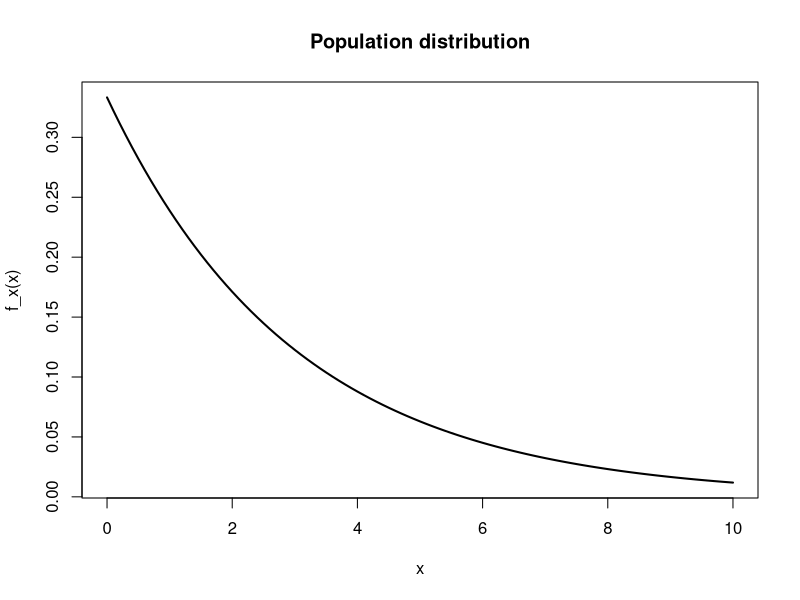
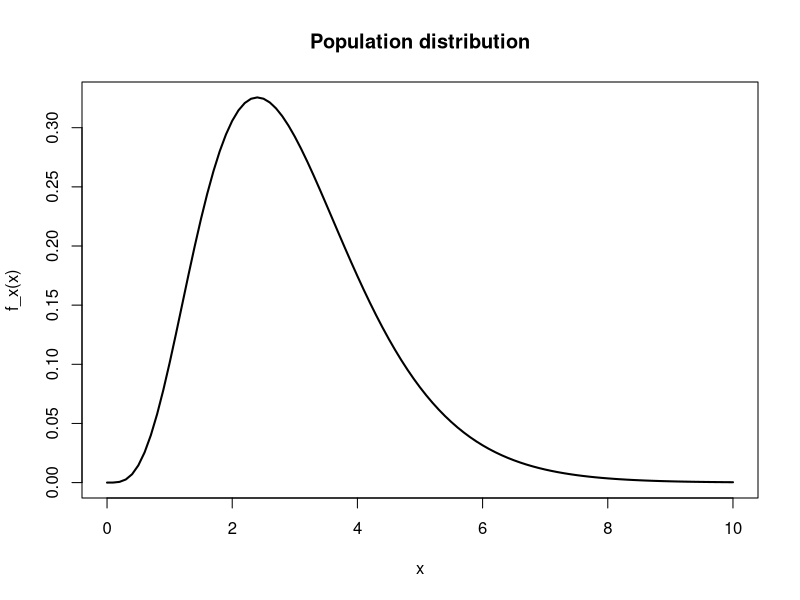
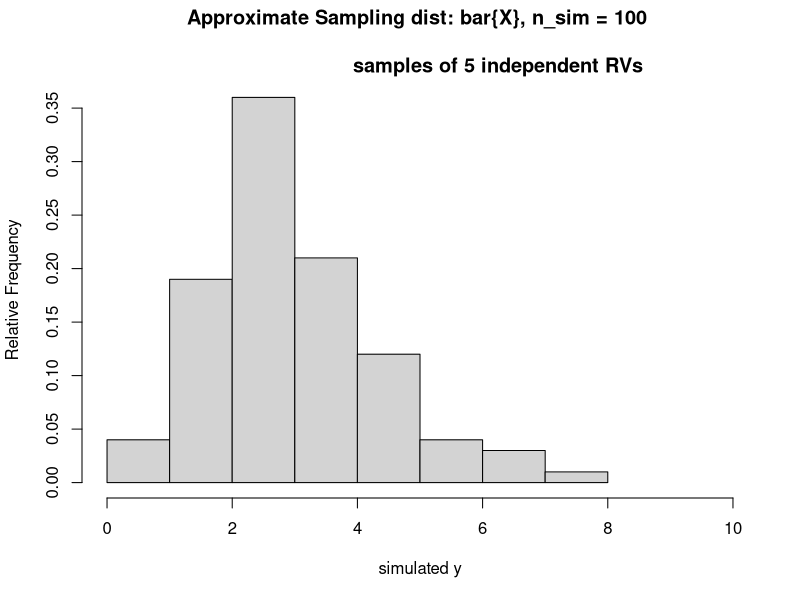
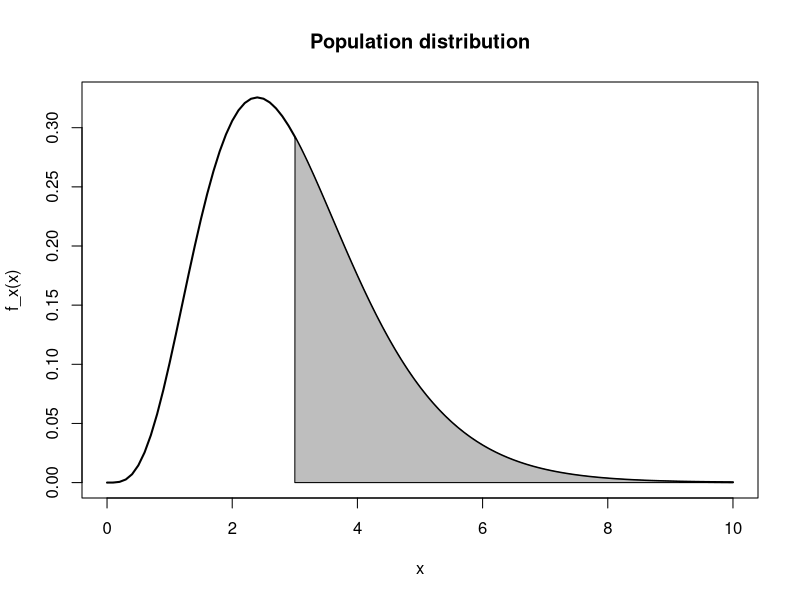
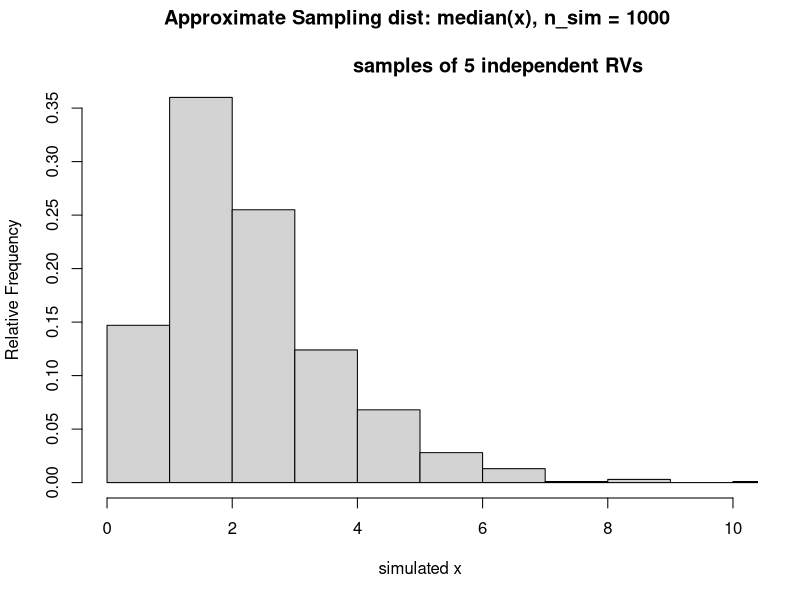

Reproduce these figures in R, in order.
## ---- chunk 1
knitr::opts_chunk$set(echo = TRUE, fig.width = 5, fig.height = 4, out.width = "0.45\\linewidth", fig.align = "center")
## ---- chunk 2
    curve(dexp(x, 1/3), from=0, to=10, xlab = "x", ylab = "f_x(x)", 
          main = "Population distribution", lwd = 2)  
    # we got things in weird order so rate = 1/lambda 
## ---- chunk 3
    curve(dgamma(x, 5, 5/3), from=0, to=10, xlab = "x", ylab = "f_x(x)",
          main = "Population distribution", lwd = 2)
## ---- chunk 4
    y_vec <- rep(NA, 100)
    
    for(i in 1:100){
      samp <- rexp(n = 5, rate=1/3)
      y_vec[i] <- mean(samp)
    }
    hist(y_vec, xlim = c(0,10), 
      xlab = "simulated y", 
      ylab = "Relative Frequency", 
      freq = F,
      main = "Approximate Sampling dist: bar{X}, n_sim = 100 \n
                          samples of 5 independent RVs") 
## ---- chunk 5
 1 - pgamma(3, shape=5, rate = 5/3)
## ---- chunk 6
x <- seq(0,10,length=1000)
y <- dgamma(x, 5, 5/3)
curve(dgamma(x, 5, 5/3), from=0, to=10, xlab = "x", ylab = "f_x(x)",
          main = "Population distribution", lwd = 2)
polygon(c(x[x>=3], max(x), 3), c(y[x>=3], 0, 0), col="grey")

## ---- chunk 7
    y_vec <- rep(NA, 1000)
    
    for(i in 1:1000){
      samp <- rexp(n = 5, rate=1/3)
      y_vec[i] <- median(samp)
    }
    hist(y_vec, xlim = c(0,10), 
      xlab = "simulated x", 
      ylab = "Relative Frequency", 
      freq = F,
      main = "Approximate Sampling dist: median(x), n_sim = 1000 \n
                          samples of 5 independent RVs") 
      
## ---- chunk 8
sum(y_vec >= 3) / 1000
